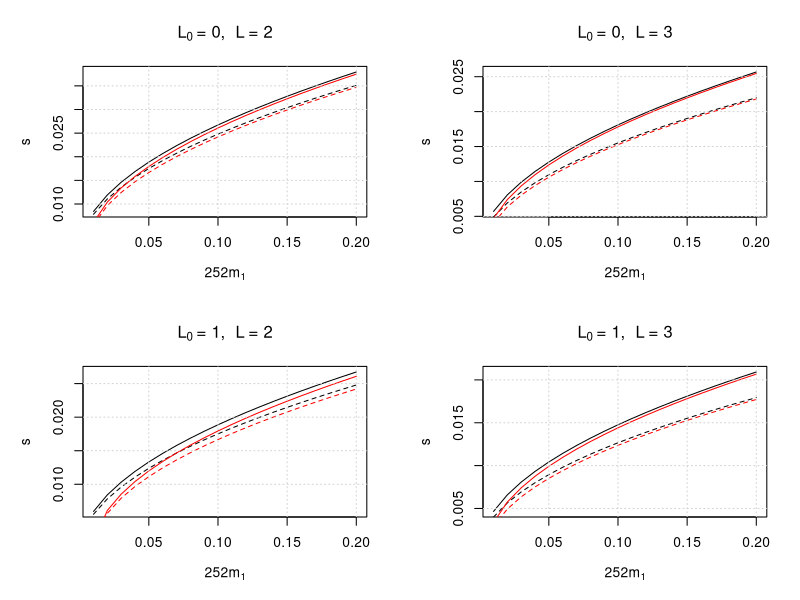
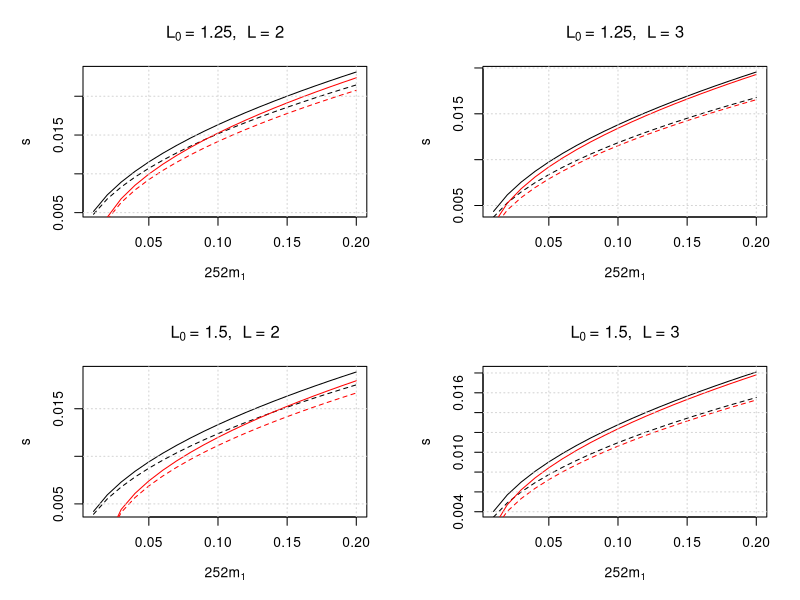
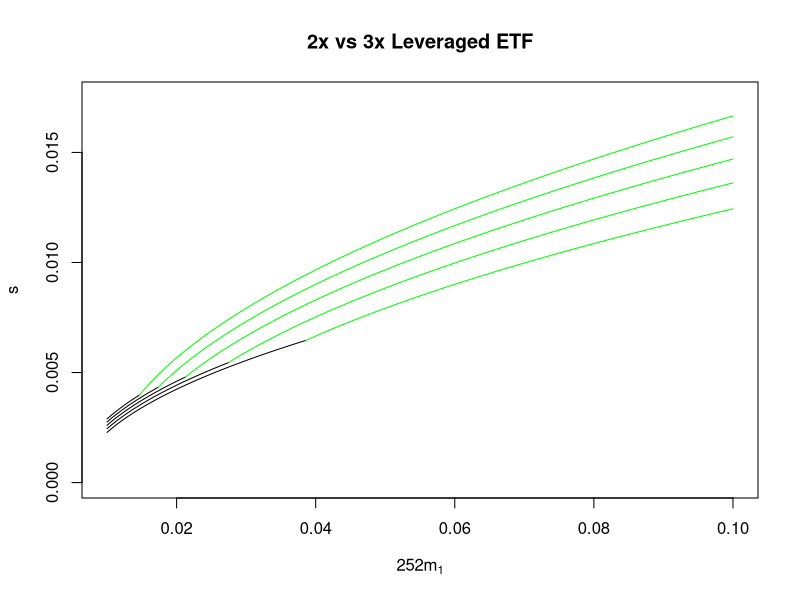

Write R code to recreate these figures, in order. (Note: a time limit stopped this script after it produced the figures.)
# Here is the code used to produce figures 
# for the long term performance of leveraged
# etfs
f<-function(y,m1,y0,L,L0,r){
  a<-(1/(y-y0))*(log((1+L*(exp(y0)-1))/(1+L*(exp(y)-1)))/(y-y0)+L*exp(y)/(1+L*(exp(y)-1)))
  b<-L*exp(y)/(1+L*(exp(y)-1))-2*a*y
  c<-log(1+L*(exp(y0)-1))-a*y0^2-b*y0-log(1+r/252)
  s<-sqrt(((L0-b)*m1-c)/a-m1^2)
  return(s)
}

g<-function(m1,y0,L,L0,r){
  y<-seq(y0+.001,abs(y0),.001)
  return(max(unlist(lapply(y,f,m1,y0,L,L0,r)),na.rm=T))
}

r<-.0095
E<-seq(.01,.2,.01)
dev.new()
par(mar=c(5,5,4,2))
par(mfrow=c(2,2))
plot(E,lapply(E/252,g,log(1-.1),2,0,0),xlab=expression('252m'[1]),ylab='s',main=expression('L'[0]~'= 0,  L'~'= 2'),type='l')
lines(E,lapply(E/252,g,log(1-.2),2,0,0),lty=2)
lines(E,lapply(E/252,g,log(1-.1),2,0,r),col='red')
lines(E,lapply(E/252,g,log(1-.2),2,0,r),lty=2,col='red')
grid()
plot(E,lapply(E/252,g,log(1-.1),3,0,0),xlab=expression('252m'[1]),ylab='s',main=expression('L'[0]~'= 0,  L'~'= 3'),type='l')
lines(E,lapply(E/252,g,log(1-.2),3,0,0),lty=2)
lines(E,lapply(E/252,g,log(1-.1),3,0,r),col='red')
lines(E,lapply(E/252,g,log(1-.2),3,0,r),lty=2,col='red')
grid()
plot(E,lapply(E/252,g,log(1-.1),2,1,0),xlab=expression('252m'[1]),ylab='s',main=expression('L'[0]~'= 1,  L'~'= 2'),type='l')
lines(E,lapply(E/252,g,log(1-.2),2,1,0),lty=2)
lines(E,lapply(E/252,g,log(1-.1),2,1,r),col='red')
lines(E,lapply(E/252,g,log(1-.2),2,1,r),lty=2,col='red')
grid()
plot(E,lapply(E/252,g,log(1-.1),3,1,0),xlab=expression('252m'[1]),ylab='s',main=expression('L'[0]~'= 1,  L'~'= 3'),type='l')
lines(E,lapply(E/252,g,log(1-.2),3,1,0),lty=2)
lines(E,lapply(E/252,g,log(1-.1),3,1,r),col='red')
lines(E,lapply(E/252,g,log(1-.2),3,1,r),lty=2,col='red')
grid()

dev.new()
par(mar=c(5,5,4,2))
par(mfrow=c(2,2))
plot(E,lapply(E/252,g,log(1-.1),2,1.25,0),xlab=expression('252m'[1]),ylab='s',main=expression('L'[0]~'= 1.25,  L'~'= 2'),type='l')
lines(E,lapply(E/252,g,log(1-.2),2,1.25,0),lty=2)
lines(E,lapply(E/252,g,log(1-.1),2,1.25,r),col='red')
lines(E,lapply(E/252,g,log(1-.2),2,1.25,r),lty=2,col='red')
grid()
plot(E,lapply(E/252,g,log(1-.1),3,1.25,0),xlab=expression('252m'[1]),ylab='s',main=expression('L'[0]~'= 1.25,  L'~'= 3'),type='l')
lines(E,lapply(E/252,g,log(1-.2),3,1.25,0),lty=2)
lines(E,lapply(E/252,g,log(1-.1),3,1.25,r),col='red')
lines(E,lapply(E/252,g,log(1-.2),3,1.25,r),lty=2,col='red')
grid()
plot(E,lapply(E/252,g,log(1-.1),2,1.5,0),xlab=expression('252m'[1]),ylab='s',main=expression('L'[0]~'= 1.5,  L'~'= 2'),type='l')
lines(E,lapply(E/252,g,log(1-.2),2,1.5,0),lty=2)
lines(E,lapply(E/252,g,log(1-.1),2,1.5,r),col='red')
lines(E,lapply(E/252,g,log(1-.2),2,1.5,r),lty=2,col='red')
grid()
plot(E,lapply(E/252,g,log(1-.1),3,1.5,0),xlab=expression('252m'[1]),ylab='s',main=expression('L'[0]~'= 1.5,  L'~'= 3'),type='l')
lines(E,lapply(E/252,g,log(1-.2),3,1.5,0),lty=2)
lines(E,lapply(E/252,g,log(1-.1),3,1.5,r),col='red')
lines(E,lapply(E/252,g,log(1-.2),3,1.5,r),lty=2,col='red')
grid()

h<-function(E,y0,L0,r){
  t1<-unlist(lapply(E/252,g,y0,2,L0,r))
  t2<-unlist(lapply(E/252,g,y0,3,L0,r))
  w1<-which(t1>t2)
  w2<-which(t1<=t2)
  lines(E[w1],t1[w1],col='green')
  lines(E[w2],t2[w2])
}

E<-seq(.01,.1,.0001)
dev.new()
par(mfrow=c(1,1))
plot(NULL,xlab=expression('252m'[1]),ylab='s', main="2x vs 3x Leveraged ETF",
     xlim=c(min(E),max(E)), ylim=c(0,.0175))
for(i in seq(1,2,.1)){
  h(E,log(1-.2),i,r)
}
grid()


#negative L
g<-function(m1,y0,L,L0,r){
  y<-seq(-1*y0,y0-.001,.001)
  return(max(unlist(lapply(y,f,m1,y0,L,L0,r)),na.rm=T))
}

r<-.0095
dev.new()
par(mar=c(5,5,4,2))
par(mfrow=c(3,2))
E<-seq(-.4,-.01,.01)
plot(E,lapply(E/252,g,log(1+.1),-2,-1,0),xlab=expression('252m'[1]),ylab='s',main=expression('L'[0]~'= -1,  L'~'= -2'),type='l')
lines(E,lapply(E/252,g,log(1+.15),-2,-1,0),lty=2)
lines(E,lapply(E/252,g,log(1+.1),-2,-1,r),col='red')
lines(E,lapply(E/252,g,log(1+.15),-2,-1,r),lty=2,col='red')
grid()
plot(E,lapply(E/252,g,log(1+.1),-3,-1,0),xlab=expression('252m'[1]),ylab='s',main=expression('L'[0]~'= -1,  L'~'= -3'),type='l')
lines(E,lapply(E/252,g,log(1+.15),-3,-1,0),lty=2)
lines(E,lapply(E/252,g,log(1+.1),-3,-1,r),col='red')
lines(E,lapply(E/252,g,log(1+.15),-3,-1,r),lty=2,col='red')
grid()
plot(E,lapply(E/252,g,log(1+.1),-2,-1.25,0),xlab=expression('252m'[1]),ylab='s',main=expression('L'[0]~'= -1.25,  L'~'= -2'),type='l')
lines(E,lapply(E/252,g,log(1+.15),-2,-1.25,0),lty=2)
lines(E,lapply(E/252,g,log(1+.1),-2,-1.25,r),col='red')
lines(E,lapply(E/252,g,log(1+.15),-2,-1.25,r),lty=2,col='red')
grid()
plot(E,lapply(E/252,g,log(1+.1),-3,-1.25,0),xlab=expression('252m'[1]),ylab='s',main=expression('L'[0]~'= -1.25,  L'~'= -3'),type='l')
lines(E,lapply(E/252,g,log(1+.15),-3,-1.25,0),lty=2)
lines(E,lapply(E/252,g,log(1+.1),-3,-1.25,r),col='red')
lines(E,lapply(E/252,g,log(1+.15),-3,-1.25,r),lty=2,col='red')
grid()
plot(E,lapply(E/252,g,log(1+.1),-2,-1.5,0),xlab=expression('252m'[1]),ylab='s',main=expression('L'[0]~'= -1.5,  L'~'= -2'),type='l')
lines(E,lapply(E/252,g,log(1+.15),-2,-1.5,0),lty=2)
lines(E,lapply(E/252,g,log(1+.1),-2,-1.5,r),col='red')
lines(E,lapply(E/252,g,log(1+.15),-2,-1.5,r),lty=2,col='red')
grid()
plot(E,lapply(E/252,g,log(1+.1),-3,-1.5,0),xlab=expression('252m'[1]),ylab='s',main=expression('L'[0]~'= -1.5,  L'~'= -3'),type='l')
lines(E,lapply(E/252,g,log(1+.15),-3,-1.5,0),lty=2)
lines(E,lapply(E/252,g,log(1+.1),-3,-1.5,r),col='red')
lines(E,lapply(E/252,g,log(1+.15),-3,-1.5,r),lty=2,col='red')
grid()

h<-function(E,y0,L0,r){
  t1<-unlist(lapply(E/252,g,y0,-2,L0,r))
  t2<-unlist(lapply(E/252,g,y0,-3,L0,r))
  w1<-which(t1>t2)
  w2<-which(t1<=t2)
  lines(E[w1],t1[w1],col='green')
  lines(E[w2],t2[w2])
}

E<-seq(-.4,-.01,.001)
dev.new()
par(mfrow=c(1,1))
plot(NULL,xlab=expression('252m'[1]),ylab='s', main="-2x vs -3x Leveraged ETF",
     xlim=c(min(E),max(E)), ylim=c(0,.0225))
for(i in seq(-1,-1.5,-.1)){
  h(E,log(1+.15),i,r)
}
grid()

##############
#1>L>1/(2-.2)  log(L^(-1)-1)=log(1+x_0) -> L=1/(2+x_0), x_0<0
#lower bound
############## 
g<-function(m1,y0,L,L0,r){
  y<-seq(y0+.001,abs(y0),.001)
  return(max(unlist(lapply(y,f,m1,y0,L,L0,r)),na.rm=T))
}
E<-seq(.01,.2,.001)
dev.new()
par(mfrow=c(3,2))
plot(NULL,xlab=expression('252m'[1]),ylab='s', main=expression('y'[0]~'= log(1-.2)'),
     xlim=c(min(E),max(E)), ylim=c(0,.06))
clr<-c('green','red')
Ls<-c(.56,.99) 
for(i in 1:2){
  lines(E,lapply(E/252,g,log(1-.2),Ls[i],1,0),col=clr[i])
}
legend(x='bottomright',lty=rep(1,2),col=clr,legend=c('L=.56','L=.99'))
grid()
plot(NULL,xlab=expression('52m'[1]),ylab='s', main=expression('y'[0]~'= log(1-.25)'),
     xlim=c(min(E),max(E)), ylim=c(0,.125))
Ls<-c(.58,.99)
for(i in 1:2){
  lines(E,lapply(E/52,g,log(1-.25),Ls[i],1,0),col=clr[i])
}
legend(x='bottomright',lty=rep(1,2),col=clr,legend=c('L=.58','L=.99'))
grid()
plot(NULL,xlab=expression('12m'[1]),ylab='s', main=expression('y'[0]~'= log(1-.3)'),
     xlim=c(min(E),max(E)), ylim=c(0,.25))
Ls<-c(.59,.99)
for(i in 1:2){
  lines(E,lapply(E/12,g,log(1-.3),Ls[i],1,0),col=clr[i])
}
legend(x='bottomright',lty=rep(1,2),col=clr,legend=c('L=.59','L=.99'))
grid()
plot(NULL,xlab=expression('4m'[1]),ylab='s', main=expression('y'[0]~'= log(1-.35)'),
     xlim=c(min(E),max(E)), ylim=c(0,.45))
Ls<-c(.61,.99)
for(i in 1:2){
  lines(E,lapply(E/4,g,log(1-.35),Ls[i],1,0),col=clr[i])
}
legend(x='bottomright',lty=rep(1,2),col=clr,legend=c('L=.61','L=.99'))
grid()
plot(NULL,xlab=expression('2m'[1]),ylab='s', main=expression('y'[0]~'= log(1-.4)'),
     xlim=c(min(E),max(E)), ylim=c(0,.6))
Ls<-c(.63,.99)
for(i in 1:2){
  lines(E,lapply(E/2,g,log(1-.4),Ls[i],1,0),col=clr[i])
}
legend(x='bottomright',lty=rep(1,2),col=clr,legend=c('L=.63','L=.99'))
grid()
plot(NULL,xlab=expression('m'[1]),ylab='s', main=expression('y'[0]~'= log(1-.45)'),
     xlim=c(min(E),max(E)), ylim=c(0,.8))
Ls<-c(.65,.99)
for(i in 1:2){
  lines(E,lapply(E,g,log(1-.45),Ls[i],1,0),col=clr[i])
}
legend(x='bottomright',lty=rep(1,2),col=clr,legend=c('L=.65','L=.99'))
grid()


############################
#0<L<.5
#lower bound
############################
g<-function(m1,y0,L,L0,r){
  y<-seq(-1*y0,y0-.001,.001)
  return(max(unlist(lapply(y,f,m1,y0,L,L0,r)),na.rm=T))
}
E<-seq(.01,.2,.001)
dev.new()
par(mfrow=c(3,2))
plot(NULL,xlab=expression('252m'[1]),ylab='s', main=expression('y'[1]~'= log(1+.15)'),
     xlim=c(min(E),max(E)), ylim=c(0,.08))
clr<-c('red','green')
Ls<-c(.3,.46)
for(i in 1:2){
  lines(E,lapply(E/252,g,log(1+.15),Ls[i],1,0),col=clr[i])
}
legend(x='bottomright',lty=rep(1,2),col=clr,legend=c('L=.3','L=.46'))
grid()
plot(NULL,xlab=expression('52m'[1]),ylab='s', main=expression('y'[1]~'= log(1+.2)'),
     xlim=c(min(E),max(E)), ylim=c(0,.17))
Ls<-c(.3,.45)
for(i in 1:2){
  lines(E,lapply(E/52,g,log(1+.2),Ls[i],1,0),col=clr[i])
}
legend(x='bottomright',lty=rep(1,2),col=clr,legend=c('L=.3','L=.45'))
grid()
plot(NULL,xlab=expression('12m'[1]),ylab='s', main=expression('y'[1]~'= log(1+.25)'),
     xlim=c(min(E),max(E)), ylim=c(0,.35))
Ls<-c(.3,.44)
for(i in 1:2){
  lines(E,lapply(E/12,g,log(1+.25),Ls[i],1,0),col=clr[i])
}
legend(x='bottomright',lty=rep(1,2),col=clr,legend=c('L=.3','L=.44'))
grid()
plot(NULL,xlab=expression('4m'[1]),ylab='s', main=expression('y'[1]~'= log(1+.3)'),
     xlim=c(min(E),max(E)), ylim=c(0,.6))
Ls<-c(.3,.43)
for(i in 1:2){
  lines(E,lapply(E/4,g,log(1+.3),Ls[i],1,0),col=clr[i])
}
legend(x='bottomright',lty=rep(1,2),col=clr,legend=c('L=.3','L=.43'))
grid()
plot(NULL,xlab=expression('2m'[1]),ylab='s', main=expression('y'[1]~'= log(1+.35)'),
     xlim=c(min(E),max(E)), ylim=c(0,.85))
Ls<-c(.3,.42)
for(i in 1:2){
  lines(E,lapply(E/2,g,log(1+.35),Ls[i],1,0),col=clr[i])
}
legend(x='bottomright',lty=rep(1,2),col=clr,legend=c('L=.3','L=.42'))
grid()
plot(NULL,xlab=expression('m'[1]),ylab='s', main=expression('y'[1]~'= log(1+.4)'),
     xlim=c(min(E),max(E)), ylim=c(0,1.2))
Ls<-c(.3,.41)
for(i in 1:2){
  lines(E,lapply(E,g,log(1+.4),Ls[i],1,0),col=clr[i])
}
legend(x='bottomright',lty=rep(1,2),col=clr,legend=c('L=.3','L=.41'))
grid()


##############
#1>L>1/(2-.2)  log(L^(-1)-1)=log(1+x_0) -> L=1/(2+x_0), x_0<0
#upper bound
############## 
g<-function(m1,y0,L,L0,r){
  y<-seq(y0+.001,abs(y0),.001)
  return(max(unlist(lapply(y,f,m1,y0,L,L0,r)),na.rm=T))
}
gg<-function(m1,y0,L,L0,r){
  y<-seq(-1*y0,y0-.001,.001)
  return(max(unlist(lapply(y,f,m1,y0,L,L0,r)),na.rm=T))
}
E<-seq(.01,.2,.01)
dev.new()
par(mfrow=c(3,2))
plot(NULL,xlab=expression('252m'[1]),ylab='s', main=expression('y'[0]~'= log(1-.2),  y'[1]~'= log(1+.15)'),
     xlim=c(min(E),max(E)), ylim=c(0,.06))
Ls<-seq(.56,.99,.01) 
Y<-rep(10,length(E))
for(i in Ls){
  tmp<-unlist(lapply(E/252,g,log(1-.2),i,1,0))
  Y<-(tmp+Y-abs(tmp-Y))/2
}
lines(E,Y,col='green')
Ls<-seq(.01,.46,.01)
Y<-rep(10,length(E))
for(i in Ls){
  tmp<-unlist(lapply(E/252,gg,log(1+.15),i,1,0))
  Y<-(tmp+Y-abs(tmp-Y))/2
}
lines(E,Y,col='red')
grid()
legend(x='bottomright',lty=rep(1,2),col=c('red','green'),legend=c(expression('L'<=.46),expression('L'>=.56)))

plot(NULL,xlab=expression('52m'[1]),ylab='s', main=expression('y'[0]~'= log(1-.25),  y'[1]~'= log(1+.2)'),
     xlim=c(min(E),max(E)), ylim=c(0,.13))
Ls<-seq(.58,.99,.01) 
Y<-rep(10,length(E))
for(i in Ls){
  tmp<-unlist(lapply(E/52,g,log(1-.25),i,1,0))
  Y<-(tmp+Y-abs(tmp-Y))/2
}
lines(E,Y,col='green')
Ls<-seq(.01,.45,.01)
Y<-rep(10,length(E))
for(i in Ls){
  tmp<-unlist(lapply(E/52,gg,log(1+.2),i,1,0))
  Y<-(tmp+Y-abs(tmp-Y))/2
}
lines(E,Y,col='red')
grid()
legend(x='bottomright',lty=rep(1,2),col=c('red','green'),legend=c(expression('L'<=.45),expression('L'>=.58)))

plot(NULL,xlab=expression('12m'[1]),ylab='s', main=expression('y'[0]~'= log(1-.3),  y'[1]~'= log(1+.25)'),
     xlim=c(min(E),max(E)), ylim=c(0,.3))
Ls<-seq(.59,.99,.01) 
Y<-rep(10,length(E))
for(i in Ls){
  tmp<-unlist(lapply(E/12,g,log(1-.3),i,1,0))
  Y<-(tmp+Y-abs(tmp-Y))/2
}
lines(E,Y,col='green')
Ls<-seq(.01,.44,.01)
Y<-rep(10,length(E))
for(i in Ls){
  tmp<-unlist(lapply(E/12,gg,log(1+.25),i,1,0))
  Y<-(tmp+Y-abs(tmp-Y))/2
}
lines(E,Y,col='red')
grid()
legend(x='bottomright',lty=rep(1,2),col=c('red','green'),legend=c(expression('L'<=.44),expression('L'>=.59)))

plot(NULL,xlab=expression('4m'[1]),ylab='s', main=expression('y'[0]~'= log(1-.35),  y'[1]~'= log(1+.3)'),
     xlim=c(min(E),max(E)), ylim=c(0,.5))
Ls<-seq(.61,.99,.01) 
Y<-rep(10,length(E))
for(i in Ls){
  tmp<-unlist(lapply(E/4,g,log(1-.35),i,1,0))
  Y<-(tmp+Y-abs(tmp-Y))/2
}
lines(E,Y,col='green')
Ls<-seq(.01,.43,.01)
Y<-rep(10,length(E))
for(i in Ls){
  tmp<-unlist(lapply(E/4,gg,log(1+.3),i,1,0))
  Y<-(tmp+Y-abs(tmp-Y))/2
}
lines(E,Y,col='red')
grid()
legend(x='bottomright',lty=rep(1,2),col=c('red','green'),legend=c(expression('L'<=.43),expression('L'>=.61)))

plot(NULL,xlab=expression('2m'[1]),ylab='s', main=expression('y'[0]~'= log(1-.4),  y'[1]~'= log(1+.35)'),
     xlim=c(min(E),max(E)), ylim=c(0,.7))
Ls<-seq(.63,.99,.01) 
Y<-rep(10,length(E))
for(i in Ls){
  tmp<-unlist(lapply(E/2,g,log(1-.4),i,1,0))
  Y<-(tmp+Y-abs(tmp-Y))/2
}
lines(E,Y,col='green')
Ls<-seq(.01,.42,.01)
Y<-rep(10,length(E))
for(i in Ls){
  tmp<-unlist(lapply(E/2,gg,log(1+.35),i,1,0))
  Y<-(tmp+Y-abs(tmp-Y))/2
}
lines(E,Y,col='red')
grid()
legend(x='bottomright',lty=rep(1,2),col=c('red','green'),legend=c(expression('L'<=.42),expression('L'>=.63)))

plot(NULL,xlab=expression('m'[1]),ylab='s', main=expression('y'[0]~'= log(1-.45),  y'[1]~'= log(1+.4)'),
     xlim=c(min(E),max(E)), ylim=c(0,1))
Ls<-seq(.65,.99,.01) 
Y<-rep(10,length(E))
for(i in Ls){
  tmp<-unlist(lapply(E,g,log(1-.45),i,1,0))
  Y<-(tmp+Y-abs(tmp-Y))/2
}
lines(E,Y,col='green')
Ls<-seq(.01,.41,.01)
Y<-rep(10,length(E))
for(i in Ls){
  tmp<-unlist(lapply(E,gg,log(1+.4),i,1,0))
  Y<-(tmp+Y-abs(tmp-Y))/2
}
lines(E,Y,col='red')
grid()
legend(x='bottomright',lty=rep(1,2),col=c('red','green'),legend=c(expression('L'<=.41),expression('L'>=.65)))



############################
#0<L<.5
#upper bound
############################
g<-function(m1,y0,L,L0,r){
  y<-seq(-1*y0,y0-.001,.001)
  return(max(unlist(lapply(y,f,m1,y0,L,L0,r)),na.rm=T))
}
E<-seq(.01,.2,.001)
dev.new()
par(mfrow=c(3,2))
plot(NULL,xlab=expression('252m'[1]),ylab='s', main=expression('y'[0]~'= log(1-.2),  y'[1]~'= log(1+.15)'),
     xlim=c(min(E),max(E)), ylim=c(0,.08))
clr<-c('red','green')
Ls<-c(.4,.47)
for(i in 1:2){
  lines(E,lapply(E/252,g,log(1-.2),Ls[i],1,0),col=clr[i])
}
legend(x='bottomright',lty=rep(1,2),col=clr,legend=c('L=.4','L=.47'))
grid()
plot(NULL,xlab=expression('52m'[1]),ylab='s', main=expression('y'[0]~'= log(1-.25),  y'[1]~'= log(1+.175)'),
     xlim=c(min(E),max(E)), ylim=c(0,.15))
Ls<-c(.4,.46)
for(i in 1:2){
  lines(E,lapply(E/52,g,log(1-.25),Ls[i],1,0),col=clr[i])
}
legend(x='bottomright',lty=rep(1,2),col=clr,legend=c('L=.4','L=.46'))
grid()
plot(NULL,xlab=expression('12m'[1]),ylab='s', main=expression('y'[0]~'= log(1-.3),  y'[1]~'= log(1+.2)'),
     xlim=c(min(E),max(E)), ylim=c(0,.35))
Ls<-c(.4,.46)
for(i in 1:2){
  lines(E,lapply(E/12,g,log(1-.3),Ls[i],1,0),col=clr[i])
}
legend(x='bottomright',lty=rep(1,2),col=clr,legend=c('L=.4','L=.46'))
grid()
plot(NULL,xlab=expression('4m'[1]),ylab='s', main=expression('y'[0]~'= log(1-.35),  y'[1]~'= log(1+.225)'),
     xlim=c(min(E),max(E)), ylim=c(0,.6))
Ls<-c(.4,.45)
for(i in 1:2){
  lines(E,lapply(E/4,g,log(1-.35),Ls[i],1,0),col=clr[i])
}
legend(x='bottomright',lty=rep(1,2),col=clr,legend=c('L=.4','L=.45'))
grid()
plot(NULL,xlab=expression('2m'[1]),ylab='s', main=expression('y'[0]~'= log(1-.4),  y'[1]~'= log(1+.25)'),
     xlim=c(min(E),max(E)), ylim=c(0,.8))
Ls<-c(.4,.45)
for(i in 1:2){
  lines(E,lapply(E/2,g,log(1-.4),Ls[i],1,0),col=clr[i])
}
legend(x='bottomright',lty=rep(1,2),col=clr,legend=c('L=.4','L=.45'))
grid()
plot(NULL,xlab=expression('m'[1]),ylab='s', main=expression('y'[0]~'= log(1-.45),  y'[1]~'= log(1+.275)'),
     xlim=c(min(E),max(E)), ylim=c(0,1.1))
Ls<-c(.4,.44)
for(i in 1:2){
  lines(E,lapply(E,g,log(1-.45),Ls[i],1,0),col=clr[i])
}
legend(x='bottomright',lty=rep(1,2),col=clr,legend=c('L=.4','L=.44'))
grid()





##################
#last figure
##################

f<-function(y,m1,y0,L,L0,r){
  d<-L+(1-L)*exp(r0)
  a<-(1/(y-y0))*(log((d+L*(exp(y0)-1))/(d+L*(exp(y)-1)))/(y-y0)+L*exp(y)/(d+L*(exp(y)-1)))
  b<-L*exp(y)/(d+L*(exp(y)-1))-2*a*y
  c<-log(d+L*(exp(y0)-1))-a*y0^2-b*y0-log(1+r/252)
  s<-sqrt(((L0-b)*m1-c)/a-m1^2)
  return(s)
}


##############
#1>L>1/(2-.2)  log(L^(-1)-1)=log(1+x_0) -> L=1/(2+x_0), x_0<0
#upper bound
############## 
g<-function(m1,y0,L,L0,r){
  y<-seq(y0+.001,abs(y0),.001)
  return(max(unlist(lapply(y,f,m1,y0,L,L0,r)),na.rm=T))
}
gg<-function(m1,y0,L,L0,r){
  y<-seq(-1*y0,y0-.001,.001)
  return(max(unlist(lapply(y,f,m1,y0,L,L0,r)),na.rm=T))
}
E<-seq(0,.1,.0001)
dev.new()
par(mfrow=c(1,1))

plot(NULL,xlab=expression('m'[1]),ylab='s', main=expression('y'[0]~'= log(1-.45),  L'>=.7),
     xlim=c(min(E),max(E)), ylim=c(0,.42))
for(r0 in c(0,.01,.02,.03,.04,.05)){
  Ls<-seq(.7,.99,.01) 
  Y<-rep(10,length(E))
  for(i in Ls){
    tmp<-unlist(lapply(E,g,log(1-.45),i,1,0))
    Y<-(tmp+Y-abs(tmp-Y))/2
  }
  lines(E,Y)
}
grid()
